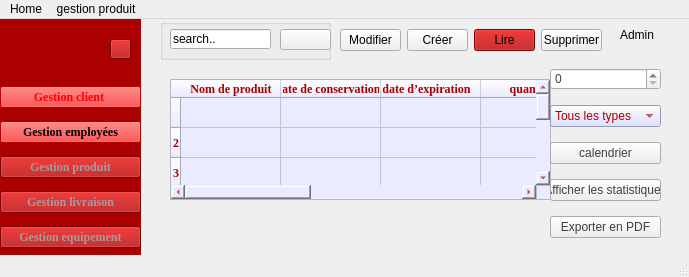
<?xml version="1.0" encoding="UTF-8"?>
<ui version="4.0">
 <class>MainWindow</class>
 <widget class="QMainWindow" name="MainWindow">
  <property name="geometry">
   <rect>
    <x>0</x>
    <y>0</y>
    <width>689</width>
    <height>277</height>
   </rect>
  </property>
  <property name="windowTitle">
   <string>MainWindow</string>
  </property>
  <property name="styleSheet">
   <string notr="true"/>
  </property>
  <widget class="QWidget" name="centralwidget">
   <widget class="QWidget" name="widget" native="true">
    <property name="geometry">
     <rect>
      <x>0</x>
      <y>0</y>
      <width>141</width>
      <height>251</height>
     </rect>
    </property>
    <property name="styleSheet">
     <string notr="true">
background-color: rgb(170, 0, 0);</string>
    </property>
    <widget class="QWidget" name="verticalLayoutWidget">
     <property name="geometry">
      <rect>
       <x>0</x>
       <y>60</y>
       <width>141</width>
       <height>181</height>
      </rect>
     </property>
     <layout class="QVBoxLayout" name="verticalLayout">
      <item>
       <widget class="QPushButton" name="pushButton_2">
        <property name="font">
         <font>
          <family>Georgia</family>
          <bold>true</bold>
         </font>
        </property>
        <property name="styleSheet">
         <string notr="true">QPushButton {
    background-color: red;
    color: red; 
}</string>
        </property>
        <property name="text">
         <string>Gestion client </string>
        </property>
        <property name="icon">
         <iconset>
          <normaloff>client.png</normaloff>client.png</iconset>
        </property>
       </widget>
      </item>
      <item>
       <widget class="QPushButton" name="pushButton">
        <property name="font">
         <font>
          <family>Georgia</family>
          <bold>true</bold>
         </font>
        </property>
        <property name="styleSheet">
         <string notr="true">background-color: red;</string>
        </property>
        <property name="text">
         <string>Gestion employées</string>
        </property>
        <property name="icon">
         <iconset>
          <normaloff>employées.png</normaloff>employées.png</iconset>
        </property>
       </widget>
      </item>
      <item>
       <widget class="QPushButton" name="pushButton_3">
        <property name="font">
         <font>
          <family>Georgia</family>
          <bold>true</bold>
         </font>
        </property>
        <property name="styleSheet">
         <string notr="true">color: rgb(158, 158, 158);
background-color: rgb(170, 0, 0);</string>
        </property>
        <property name="text">
         <string>Gestion produit</string>
        </property>
        <property name="icon">
         <iconset>
          <normaloff>prod.png</normaloff>prod.png</iconset>
        </property>
       </widget>
      </item>
      <item>
       <widget class="QPushButton" name="pushButton_4">
        <property name="font">
         <font>
          <family>Georgia</family>
          <bold>true</bold>
         </font>
        </property>
        <property name="styleSheet">
         <string notr="true">color: rgb(158, 158, 158);
background-color: rgb(170, 0, 0);</string>
        </property>
        <property name="text">
         <string>Gestion livraison</string>
        </property>
        <property name="icon">
         <iconset>
          <normaloff>livraison.png</normaloff>livraison.png</iconset>
        </property>
       </widget>
      </item>
      <item>
       <widget class="QPushButton" name="pushButton_5">
        <property name="font">
         <font>
          <family>Georgia</family>
          <bold>true</bold>
         </font>
        </property>
        <property name="styleSheet">
         <string notr="true">color: rgb(158, 158, 158);
background-color: rgb(170, 0, 0);</string>
        </property>
        <property name="text">
         <string>Gestion equipement</string>
        </property>
        <property name="icon">
         <iconset>
          <normaloff>eq.png</normaloff>eq.png</iconset>
        </property>
       </widget>
      </item>
     </layout>
    </widget>
    <widget class="QPushButton" name="pushButton_14">
     <property name="geometry">
      <rect>
       <x>110</x>
       <y>20</y>
       <width>21</width>
       <height>20</height>
      </rect>
     </property>
     <property name="styleSheet">
      <string notr="true">background-color: rgb(170, 0, 0);</string>
     </property>
     <property name="text">
      <string/>
     </property>
     <property name="icon">
      <iconset theme="QIcon::ThemeIcon::FormatJustifyLeft"/>
     </property>
    </widget>
   </widget>
   <widget class="QTableWidget" name="tableau">
    <property name="geometry">
     <rect>
      <x>170</x>
      <y>60</y>
      <width>381</width>
      <height>121</height>
     </rect>
    </property>
    <property name="font">
     <font>
      <family>Georgia</family>
      <pointsize>9</pointsize>
      <italic>false</italic>
      <bold>true</bold>
     </font>
    </property>
    <property name="contextMenuPolicy">
     <enum>Qt::ContextMenuPolicy::ActionsContextMenu</enum>
    </property>
    <property name="styleSheet">
     <string notr="true">color: rgb(170, 0, 0);
font: 700 9pt &quot;Georgia&quot;;
background-color: rgb(234, 235, 255);</string>
    </property>
    <row>
     <property name="text">
      <string/>
     </property>
    </row>
    <row/>
    <row/>
    <row/>
    <row/>
    <row/>
    <column>
     <property name="text">
      <string>Nom de produit</string>
     </property>
     <property name="background">
      <color>
       <red>170</red>
       <green>0</green>
       <blue>0</blue>
      </color>
     </property>
    </column>
    <column>
     <property name="text">
      <string>date de conservation  </string>
     </property>
     <property name="background">
      <color>
       <red>170</red>
       <green>0</green>
       <blue>0</blue>
      </color>
     </property>
    </column>
    <column>
     <property name="text">
      <string>date d’expiration   </string>
     </property>
     <property name="background">
      <color>
       <red>170</red>
       <green>0</green>
       <blue>0</blue>
      </color>
     </property>
    </column>
    <column>
     <property name="text">
      <string>quantité</string>
     </property>
     <property name="background">
      <color>
       <red>170</red>
       <green>0</green>
       <blue>0</blue>
      </color>
     </property>
    </column>
    <column>
     <property name="text">
      <string>poid</string>
     </property>
     <property name="background">
      <color>
       <red>170</red>
       <green>0</green>
       <blue>0</blue>
      </color>
     </property>
    </column>
    <column>
     <property name="text">
      <string>lieux de storage    </string>
     </property>
     <property name="background">
      <color>
       <red>170</red>
       <green>0</green>
       <blue>0</blue>
      </color>
     </property>
    </column>
    <column>
     <property name="text">
      <string>catégorie</string>
     </property>
     <property name="background">
      <color>
       <red>170</red>
       <green>0</green>
       <blue>0</blue>
      </color>
     </property>
    </column>
    <column>
     <property name="text">
      <string>client</string>
     </property>
     <property name="background">
      <color>
       <red>170</red>
       <green>0</green>
       <blue>0</blue>
      </color>
     </property>
    </column>
    <item row="0" column="0">
     <property name="background">
      <brush brushstyle="NoBrush">
       <color alpha="255">
        <red>170</red>
        <green>0</green>
        <blue>0</blue>
       </color>
      </brush>
     </property>
     <property name="foreground">
      <brush brushstyle="NoBrush">
       <color alpha="255">
        <red>170</red>
        <green>0</green>
        <blue>0</blue>
       </color>
      </brush>
     </property>
    </item>
    <item row="5" column="0">
     <property name="text">
      <string>tomate</string>
     </property>
    </item>
    <item row="5" column="1">
     <property name="text">
      <string/>
     </property>
    </item>
    <item row="5" column="2">
     <property name="text">
      <string>20/10/2025</string>
     </property>
    </item>
    <item row="5" column="3">
     <property name="text">
      <string/>
     </property>
    </item>
    <item row="5" column="4">
     <property name="text">
      <string>50KG</string>
     </property>
    </item>
    <item row="5" column="6">
     <property name="text">
      <string>legume</string>
     </property>
    </item>
    <item row="5" column="7">
     <property name="text">
      <string>millie</string>
     </property>
    </item>
   </widget>
   <widget class="QLabel" name="label">
    <property name="geometry">
     <rect>
      <x>620</x>
      <y>10</y>
      <width>37</width>
      <height>12</height>
     </rect>
    </property>
    <property name="text">
     <string>Admin</string>
    </property>
    <property name="textFormat">
     <enum>Qt::TextFormat::MarkdownText</enum>
    </property>
   </widget>
   <widget class="QWidget" name="horizontalLayoutWidget">
    <property name="geometry">
     <rect>
      <x>340</x>
      <y>10</y>
      <width>262</width>
      <height>23</height>
     </rect>
    </property>
    <layout class="QHBoxLayout" name="horizontalLayout">
     <item>
      <widget class="QPushButton" name="pushButton_9">
       <property name="text">
        <string>Modifier</string>
       </property>
      </widget>
     </item>
     <item>
      <widget class="QPushButton" name="pushButton_7">
       <property name="text">
        <string>Créer</string>
       </property>
      </widget>
     </item>
     <item>
      <widget class="QPushButton" name="pushButton_8">
       <property name="styleSheet">
        <string notr="true">background-color: rgb(170, 0, 0);
</string>
       </property>
       <property name="text">
        <string>Lire</string>
       </property>
      </widget>
     </item>
     <item>
      <widget class="QPushButton" name="pushButton_10">
       <property name="text">
        <string>Supprimer</string>
       </property>
      </widget>
     </item>
    </layout>
   </widget>
   <widget class="QGroupBox" name="groupBox">
    <property name="geometry">
     <rect>
      <x>160</x>
      <y>0</y>
      <width>171</width>
      <height>41</height>
     </rect>
    </property>
    <property name="title">
     <string/>
    </property>
    <widget class="QPushButton" name="pushButton_6">
     <property name="geometry">
      <rect>
       <x>120</x>
       <y>10</y>
       <width>51</width>
       <height>21</height>
      </rect>
     </property>
     <property name="text">
      <string/>
     </property>
     <property name="icon">
      <iconset>
       <normaloff>loope.png</normaloff>loope.png</iconset>
     </property>
    </widget>
    <widget class="QLineEdit" name="lineEdit">
     <property name="geometry">
      <rect>
       <x>10</x>
       <y>10</y>
       <width>101</width>
       <height>20</height>
      </rect>
     </property>
     <property name="text">
      <string>search..</string>
     </property>
    </widget>
   </widget>
   <widget class="QWidget" name="widget_2" native="true">
    <property name="geometry">
     <rect>
      <x>540</x>
      <y>30</y>
      <width>131</width>
      <height>211</height>
     </rect>
    </property>
    <widget class="QWidget" name="verticalLayoutWidget_2">
     <property name="geometry">
      <rect>
       <x>10</x>
       <y>10</y>
       <width>111</width>
       <height>191</height>
      </rect>
     </property>
     <layout class="QVBoxLayout" name="verticalLayout_2">
      <item>
       <widget class="QSpinBox" name="spinBox">
        <property name="styleSheet">
         <string notr="true">color: rgb(63, 63, 63);
font: 700 11pt &quot;Georgia&quot;;
font: 700 9pt &quot;Segoe UI&quot;;</string>
        </property>
       </widget>
      </item>
      <item>
       <widget class="QComboBox" name="comboBox">
        <property name="styleSheet">
         <string notr="true">color: rgb(170, 0, 0);
background-color: rgb(210, 216, 255);
font: 700 11pt &quot;Georgia&quot;;
font: 700 9pt &quot;Segoe UI&quot;;</string>
        </property>
        <item>
         <property name="text">
          <string>Tous les types</string>
         </property>
        </item>
        <item>
         <property name="text">
          <string>Légumes</string>
         </property>
        </item>
        <item>
         <property name="text">
          <string>Fruits</string>
         </property>
        </item>
        <item>
         <property name="text">
          <string>Sauces</string>
         </property>
        </item>
       </widget>
      </item>
      <item>
       <widget class="QPushButton" name="pushButton_13">
        <property name="styleSheet">
         <string notr="true">color: rgb(63, 63, 63);
font: 700 11pt &quot;Georgia&quot;;
font: 700 9pt &quot;Segoe UI&quot;;
</string>
        </property>
        <property name="text">
         <string>calendrier</string>
        </property>
       </widget>
      </item>
      <item>
       <widget class="QPushButton" name="pushButton_12">
        <property name="styleSheet">
         <string notr="true">color: rgb(63, 63, 63);
font: 700 11pt &quot;Georgia&quot;;
font: 700 9pt &quot;Segoe UI&quot;;
</string>
        </property>
        <property name="text">
         <string>Afficher les statistiques</string>
        </property>
       </widget>
      </item>
      <item>
       <widget class="QPushButton" name="pushButton_11">
        <property name="styleSheet">
         <string notr="true">color: rgb(63, 63, 63);
font: 700 11pt &quot;Georgia&quot;;
font: 700 9pt &quot;Segoe UI&quot;;
</string>
        </property>
        <property name="text">
         <string>Exporter en PDF</string>
        </property>
       </widget>
      </item>
     </layout>
    </widget>
   </widget>
  </widget>
  <widget class="QMenuBar" name="menubar">
   <property name="geometry">
    <rect>
     <x>0</x>
     <y>0</y>
     <width>689</width>
     <height>18</height>
    </rect>
   </property>
   <widget class="QMenu" name="menuHome">
    <property name="title">
     <string>Home</string>
    </property>
   </widget>
   <widget class="QMenu" name="menugestion_produit">
    <property name="title">
     <string>gestion produit</string>
    </property>
   </widget>
   <addaction name="menuHome"/>
   <addaction name="menugestion_produit"/>
  </widget>
  <widget class="QStatusBar" name="statusbar"/>
 </widget>
 <resources/>
 <connections/>
</ui>
